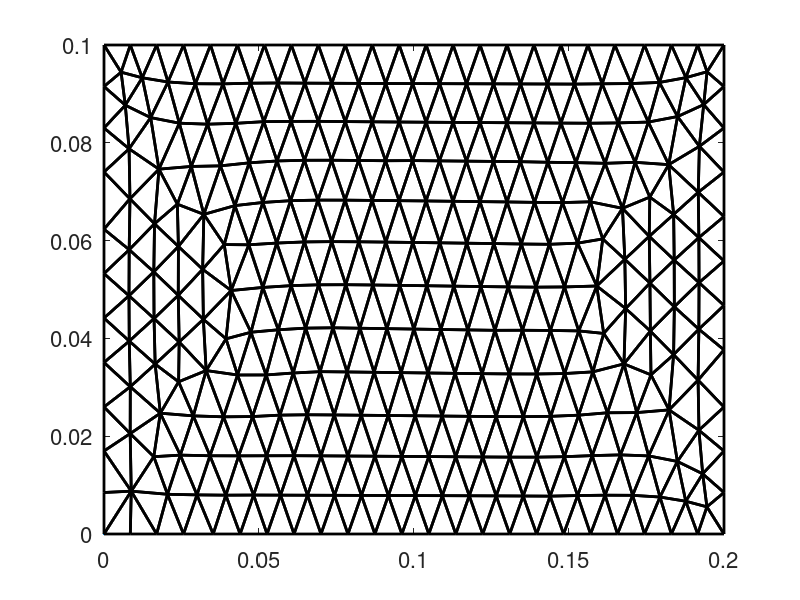

Recreate this plot in MATLAB.
clear all;

load nodes.dat;
load elements.dat;

nElements=size(elements,1);
nNodes=size(nodes,1);
nElementEdges=3;
startIndex=nodes(1,1);



figure(1);
clf;
hold off;

plot(nodes(1,2),nodes(1,3),'.');

hold on;

for i=1:nElements
  x0=0;
  y0=0;
  for j=1:nElementEdges-1
    x1=nodes(elements(i,j+1),2);
    y1=nodes(elements(i,j+1),3);
    x2=nodes(elements(i,j+2),2);
    y2=nodes(elements(i,j+2),3);
    plot([x1 x2],[y1 y2],'k-', 'LineWidth',2);
    x0=x0+x1;
    y0=y0+y1;
  end 
  x1=nodes(elements(i,2),2);
  y1=nodes(elements(i,2),3);
  plot([x1 x2],[y1 y2],'k-','LineWidth',2);
  x0=x0+x2;
  y0=y0+y2;
  x0=x0/nElementEdges;
  y0=y0/nElementEdges;
  %text(x0,y0,num2str(i),'FontSize',15,'color','r');
end;


for i=1:nNodes
  x0=nodes(i,2);
  y0=nodes(i,3);
  %text(x0,y0,num2str(i),'FontSize',15);
end

hold off
set(gca,'fontsize',16);

print -depsc Tsurf.eps
